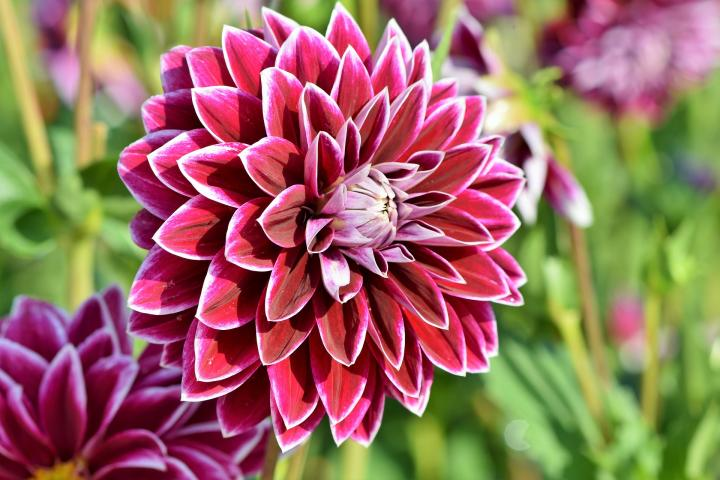
#> input picture flower.jpg, 720 x 480 px
$ python sobel_impl.py
#> lines starting #> are read from the running program, lines starting #| are printed output that depends on the picture
from PIL import Image
import numpy as np

def sobel(image):
    image_array = np.asarray(image)
    x_filter = np.array([[-1, -2, -1], [0, 0, 0], [1, 2, 1]])
    y_filter = np.array([[-1, 0, 1], [-2, 0, 2], [-1, 0, 1]])

    width, height = image.size

    sobel = image.copy()
    sobel = np.asarray(image)
    sobel = sobel.copy()

    for i in range(1,height-1):
        for j in range(1,width-1):
            grid = np.array([   [image_array[i-1][j-1], image_array[i-1][j], image_array[i-1][j+1]],
                                [image_array[i][j-1], image_array[i][j], image_array[i][j+1]],
                                [image_array[i+1][j-1], image_array[i+1][j], image_array[i+1][j+1]]
                            ])
            gradientX = np.multiply(x_filter, grid)
            gradientY = np.multiply(y_filter, grid)

            gx = gradientX[2][0] + gradientX[2][1] + gradientX[2][2] - gradientX[0][0] + gradientX[0][1] + gradientX[0][2]
            gy = gradientY[0][2] + gradientY[1][2] + gradientY[2][2] - gradientY[0][0] + gradientY[1][0] + gradientY[2][0]

            total = abs(gx + gy)
            if total > 700:
                sobel[i][j] = total
            else:
                sobel[i][j] = 0
            sobel_img = Image.fromarray(sobel, 'L')
    return sobel_img

if __name__ == "__main__":

    with Image.open('flower.jpg') as image:
#> image is the input picture: PIL image 720x480 RGB; mean R, G, B 153.2, 109.5, 97
        image = image.convert('L')
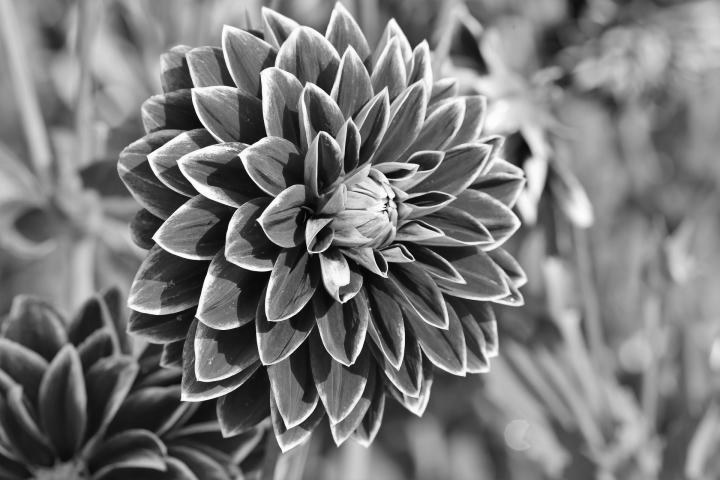
#> image: PIL image 720x480 L; min 2, max 255, mean 121.1

        sobel = sobel(image)
#> after the loop in sobel, `for i in range(1,height-1):`:
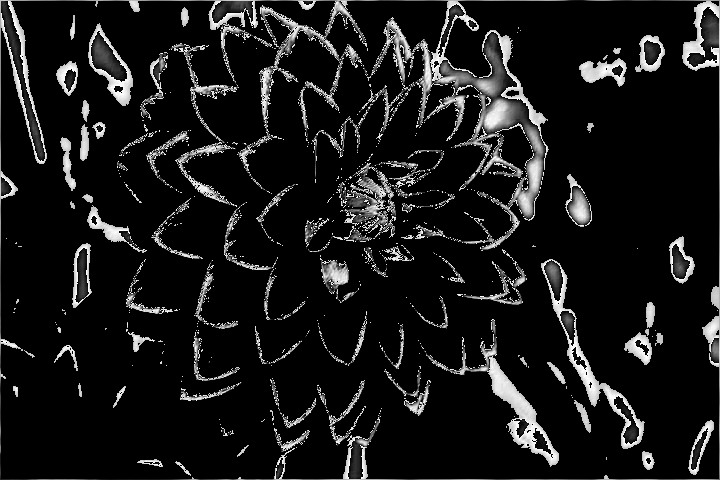
#> sobel: shape (480, 720); min 0, max 254, mean 24.6
        sobel.save('sobel_out.png')
